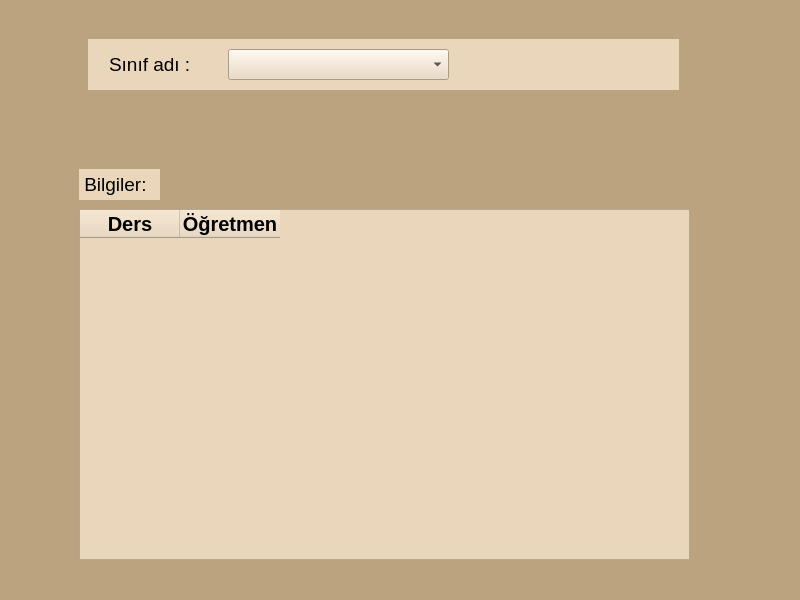
<?xml version="1.0" encoding="UTF-8"?>
<ui version="4.0">
 <class>SinifDersleri</class>
 <widget class="QMainWindow" name="SinifDersleri">
  <property name="geometry">
   <rect>
    <x>0</x>
    <y>0</y>
    <width>800</width>
    <height>600</height>
   </rect>
  </property>
  <property name="windowTitle">
   <string>Sınıf dersleri</string>
  </property>
  <widget class="QWidget" name="centralwidget">
   <widget class="QFrame" name="frame">
    <property name="geometry">
     <rect>
      <x>-1</x>
      <y>-11</y>
      <width>811</width>
      <height>621</height>
     </rect>
    </property>
    <property name="styleSheet">
     <string notr="true">background-color: rgb(188, 163, 127);</string>
    </property>
    <property name="frameShape">
     <enum>QFrame::StyledPanel</enum>
    </property>
    <property name="frameShadow">
     <enum>QFrame::Raised</enum>
    </property>
    <widget class="QLabel" name="label_9">
     <property name="geometry">
      <rect>
       <x>80</x>
       <y>180</y>
       <width>81</width>
       <height>31</height>
      </rect>
     </property>
     <property name="font">
      <font>
       <pointsize>14</pointsize>
      </font>
     </property>
     <property name="styleSheet">
      <string notr="true">background-color: rgb(234, 215, 187);</string>
     </property>
     <property name="text">
      <string> Bilgiler:</string>
     </property>
    </widget>
    <widget class="QTableWidget" name="tableWidget">
     <property name="geometry">
      <rect>
       <x>80</x>
       <y>220</y>
       <width>611</width>
       <height>351</height>
      </rect>
     </property>
     <property name="styleSheet">
      <string notr="true">background-color: rgb(234, 215, 187);</string>
     </property>
     <column>
      <property name="text">
       <string>Ders</string>
      </property>
      <property name="font">
       <font>
        <pointsize>15</pointsize>
        <weight>75</weight>
        <bold>true</bold>
       </font>
      </property>
     </column>
     <column>
      <property name="text">
       <string>Öğretmen</string>
      </property>
      <property name="font">
       <font>
        <pointsize>15</pointsize>
        <weight>75</weight>
        <bold>true</bold>
       </font>
      </property>
     </column>
    </widget>
    <widget class="QWidget" name="widget" native="true">
     <property name="geometry">
      <rect>
       <x>89</x>
       <y>50</y>
       <width>591</width>
       <height>51</height>
      </rect>
     </property>
     <property name="styleSheet">
      <string notr="true">background-color: rgb(234, 215, 187);</string>
     </property>
     <widget class="QComboBox" name="class_names">
      <property name="geometry">
       <rect>
        <x>140</x>
        <y>10</y>
        <width>221</width>
        <height>31</height>
       </rect>
      </property>
      <property name="styleSheet">
       <string notr="true">background-color: rgb(234, 215, 187);
font: 75 16pt &quot;MS Serif&quot;;</string>
      </property>
     </widget>
    </widget>
    <widget class="QLabel" name="label_8">
     <property name="geometry">
      <rect>
       <x>110</x>
       <y>60</y>
       <width>91</width>
       <height>31</height>
      </rect>
     </property>
     <property name="font">
      <font>
       <pointsize>14</pointsize>
      </font>
     </property>
     <property name="styleSheet">
      <string notr="true">background-color: rgb(234, 215, 187);</string>
     </property>
     <property name="text">
      <string>Sınıf adı :</string>
     </property>
    </widget>
   </widget>
  </widget>
 </widget>
 <resources/>
 <connections/>
</ui>
